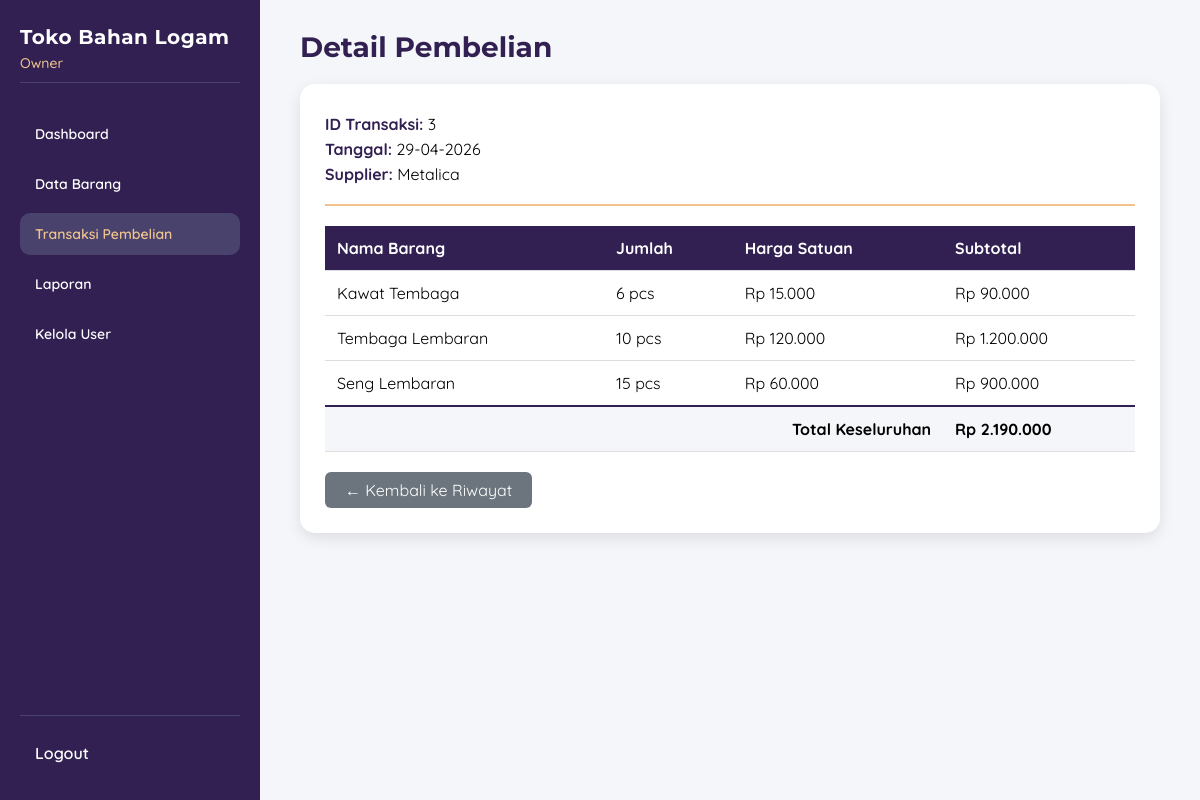
/Owner/detail_pembelian.php?id=3 (signed in), run on the app's committed database.
### tables this page shows
CREATE TABLE `transaksi_beli` (
  `idTransaksiBeli` int(11) NOT NULL,
  `tanggal` date NOT NULL,
  `supplier` varchar(100) NOT NULL,
  `total_harga` decimal(15,2) NOT NULL,
  `created_at` timestamp NOT NULL DEFAULT current_timestamp()
);

CREATE TABLE `detail_beli` (
  `idDetailBeli` int(11) NOT NULL,
  `idTransaksiBeli` int(11) NOT NULL,
  `idBarang` int(11) NOT NULL,
  `jumlah` int(11) NOT NULL,
  `harga_satuan` decimal(15,2) NOT NULL,
  `subtotal` decimal(15,2) NOT NULL
);

CREATE TABLE `barang` (
  `idBarang` int(11) NOT NULL,
  `nama_barang` varchar(100) NOT NULL,
  `jenis_logam` varchar(50) NOT NULL,
  `berat_gram` decimal(10,2) NOT NULL,
  `harga_beli` decimal(15,2) NOT NULL,
  `harga_jual` decimal(15,2) NOT NULL,
  `stok` int(11) NOT NULL DEFAULT 0,
  `created_at` timestamp NOT NULL DEFAULT current_timestamp()
);

### Owner/detail_pembelian.php (the view, shortened to what this page needs)
<?php
include '../koneksi.php';
$id = (int)$_GET['id'];
$queryHeader = "SELECT * FROM transaksi_beli WHERE idTransaksiBeli = $id";
$headerResult = mysqli_query($conn, $queryHeader);
$header = mysqli_fetch_assoc($headerResult);
$queryDetail = "SELECT b.nama_barang, d.jumlah, d.harga_satuan, d.subtotal
                FROM detail_beli d
                JOIN barang b ON d.idBarang = b.idBarang
                WHERE d.idTransaksiBeli = $id";
$detailResult = mysqli_query($conn, $queryDetail);
?>
<!DOCTYPE html>
<html>
<head>
    <link rel="stylesheet" href="dashboard_admin.css">
</head>
<body>
<div class="dashboard">
    <div class="sidebar">
        <h2>Toko Bahan Logam</h2>
        <p class="role">Owner</p>
        <ul>
            <li><a href="dashboard_admin.php">Dashboard</a></li>
            <li><a href="barang.php">Data Barang</a></li>
            <li class="active"><a href="pembelian.php">Transaksi Pembelian</a></li>
            <li><a href="laporan.php">Laporan</a></li>
            <li><a href="user.php">Kelola User</a></li>
        </ul>
        <div class="logout">
            <a href="../logout.php">Logout</a>
        </div>
    </div>
    <div class="main">
        <div class="topbar">
            <h1>Detail Pembelian</h1>
        </div>
        <div class="detail-container">
            <div class="info-header">
                <p><strong>ID Transaksi:</strong> <?= $header['idTransaksiBeli'] ?></p>
                <p><strong>Tanggal:</strong> <?= date('d-m-Y', strtotime($header['tanggal'])) ?></p>
                <p><strong>Supplier:</strong> <?= htmlspecialchars($header['supplier']) ?></p>
            </div>
            <table>
                <thead>
                    <tr><th>Nama Barang</th><th>Jumlah</th><th>Harga Satuan</th><th>Subtotal</th></tr>
                </thead>
                <tbody>
                    <?php if (mysqli_num_rows($detailResult) > 0): ?>
                        <?php while($row = mysqli_fetch_assoc($detailResult)): ?>
                        <tr>
                            <td><?= htmlspecialchars($row['nama_barang']) ?></td>
                            <td><?= $row['jumlah'] ?> pcs</td>
                            <td>Rp <?= number_format($row['harga_satuan'], 0, ',', '.') ?></td>
                            <td>Rp <?= number_format($row['subtotal'], 0, ',', '.') ?></td>
                        </tr>
                        <?php endwhile; ?>
                        <tr class="total-row">
                            <td colspan="3" style="text-align: right;"><strong>Total Keseluruhan</strong></td>
                            <td><strong>Rp <?= number_format($header['total_harga'], 0, ',', '.') ?></strong></td>
                        </tr>
                    <?php else: ?>
                        <tr><td colspan="4" style="text-align: center;">Tidak ada detail barang untuk transaksi ini</td></tr>
                    <?php endif; ?>
                </tbody>
            </table>
            <a href="riwayat_pembelian.php" class="btn-back">← Kembali ke Riwayat</a>
        </div>
    </div>
</div>
</body>
</html>

### Owner/dashboard_admin.css (style rules this page uses)
* { margin: 0; padding: 0; box-sizing: border-box; }
body { font-family: 'Quicksand', sans-serif; background: #e5e5e5; height: 100vh; overflow: hidden; }
.dashboard, .container { display: flex; height: 100vh; width: 100%; }
.sidebar { width: 260px; background: #312051; color: white; display: flex; flex-direction: column; padding: 25px 20px; height: 100vh; overflow-y: auto; }
.sidebar h2 { font-family: 'Montserrat', sans-serif; font-size: 20px; margin-bottom: 5px; font-weight: 700; letter-spacing: 0.5px; }
.sidebar .role { font-family: 'Quicksand', sans-serif; color: #F0C38E; font-size: 14px; margin-bottom: 30px; padding-bottom: 10px; border-bottom: 1px solid #48426D; font-weight: 500; }
.sidebar ul { list-style: none; flex: 1; padding: 0; }
.sidebar li { margin-bottom: 8px; position: relative; }
.sidebar li a { display: block; padding: 12px 15px; color: white; text-decoration: none; border-radius: 10px; background: transparent; pointer-events: auto !important; position: relative; z-index: 10; font-family: 'Quicksand', sans-serif; font-weight: 600; font-size: 14px; transition: all 0.3s; }
.sidebar li a:hover, .sidebar li.active a { background: #48426D; color: #F0C38E; }
.logout { margin-top: auto; border-top: 1px solid #48426D; padding-top: 15px; }
.logout a { display: block; padding: 12px 15px; color: white; text-decoration: none; font-family: 'Quicksand', sans-serif; font-weight: 600; }
.main { flex: 1; padding: 30px 40px; overflow-y: auto; background: #f4f6f9; }
.main h1 { font-family: 'Montserrat', sans-serif; font-size: 28px; color: #312051; margin-bottom: 20px; font-weight: 700; }
input, select, textarea, button, .btn, a, .btn-add, .btn-delete, .btn-edit, .btn-search, .btn-submit, .btn-filter, .btn-export, .btn-print, .remove-item { font-family: 'Quicksand', sans-serif; }

### Owner/detail_pembelian.php (style rules this page uses)
.detail-container { background: white; padding: 25px; border-radius: 15px; box-shadow: 0 5px 15px rgba(0,0,0,0.1); margin-bottom: 20px; }
.info-header { margin-bottom: 20px; padding-bottom: 15px; border-bottom: 2px solid #f0c38e; }
.info-header p { margin: 5px 0; font-size: 16px; }
.info-header strong { color: #312051; }
table { width: 100%; border-collapse: collapse; margin-top: 15px; }
th, td { padding: 12px; text-align: left; border-bottom: 1px solid #ddd; }
th { background: #312051; color: white; }
.total-row { font-weight: bold; background: #f4f6f9; }
.total-row td { border-top: 2px solid #312051; }
.btn-back { background: #6c757d; color: white; padding: 8px 20px; border-radius: 6px; text-decoration: none; display: inline-block; margin-top: 20px; }

### data on the page
transaksi_beli: idTransaksiBeli "3", tanggal "29-04-2026", supplier "Metalica", total_harga "2.190.000"
detail_beli: idBarang.nama_barang "Kawat Tembaga", jumlah "6", harga_satuan "15.000", subtotal "90.000"
detail_beli: idBarang.nama_barang "Tembaga Lembaran", jumlah "10", harga_satuan "120.000", subtotal "1.200.000"
detail_beli: idBarang.nama_barang "Seng Lembaran", jumlah "15", harga_satuan "60.000", subtotal "900.000"
